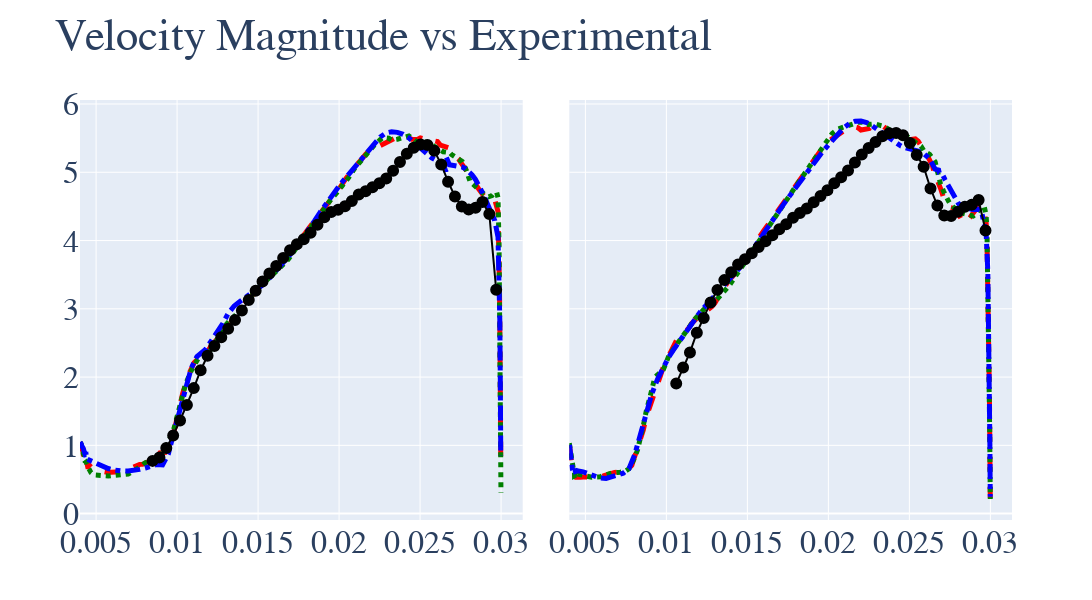

The notebook cell this image was saved under:
### Code cell
fig = make_subplots(
    rows=1,
    cols=2,
    shared_yaxes=True,
    # x_title="Radius (m)",
    # y_title="Velocity Magnitude (m/s)",
    # subplot_titles=(
    # "C5 Quadrant 1", "C1 Quadrant 2"),
    vertical_spacing=.07, horizontal_spacing=.05)

marker_size = 7
line_size = 5


fig.add_trace(go.Scatter(x=quad_ascii["C1_SBES"]['Q1']['radius_bin_mean'],
                         y=quad_ascii["C1_SBES"]['Q1']['velocity-magnitude_bin_mean'],
                         mode='lines',
                         name='SBES-ASCII',
                         marker=dict(
                             color='red',
                             size=marker_size,
                             line=dict(color='red'),
                             symbol='triangle-right'),
                         line=dict(dash='dash',
                                   width=line_size),
                         showlegend=False
                         ),
              row=1, col=1)

fig.add_trace(go.Scatter(x=quad_ascii["C1_IDDES"]['Q1']['radius_bin_mean'],
                         y=quad_ascii["C1_IDDES"]['Q1']['velocity-magnitude_bin_mean'],
                         mode='lines',
                         name='IDDES-ASCII',
                         marker=dict(
                             color='green',
                             size=marker_size,
                             line=dict(color='green'),
                             symbol='x'),
                         line=dict(dash='dot',
                                   width=line_size),
                         showlegend=False
                         ),
              row=1, col=1)

fig.add_trace(go.Scatter(x=quad_ascii["C1_KW"]['Q1']['radius_bin_mean'],
                         y=quad_ascii["C1_KW"]['Q1']['velocity-magnitude_bin_mean'],
                         mode='lines',
                         name='KW-SST-ASCII',
                         marker=dict(
                             color='blue',
                             size=marker_size,
                             line=dict(color='blue'),
                             symbol='circle'),
                         line=dict(dash='dashdot',
                                   width=line_size),
                         showlegend=False
                         ),
              row=1, col=1)

fig.add_trace(go.Scatter(x=C1_Experimental["Q1"]['radius'],
                         y=C1_Experimental["Q1"]['Velocity_Magnitude'],
                         mode='markers+lines',
                         name='Experimental-Mean',
                         showlegend=False,
                         marker=dict(
                             color='black',
                             size=marker_size,
                             line=dict(color='black',
                                       width=line_size),
                             symbol='circle')
                         ),
              row=1, col=1)

# fig.add_trace(go.Scatter(x=C5_Lab_1['radius'],
#                          y=C5_Lab_1['velocity'],
#                          mode='markers+lines',
#                          name='Experimental-Lab-1',
#                          marker=dict(
#                              color='purple',
#                              size=marker_size,
#                              line=dict(color='purple',
#                                        width=line_size),
#                              symbol='square')
#                          ),
#               row=1, col=1)
#
# fig.add_trace(go.Scatter(x=C5_Lab_2['radius'],
#                          y=C5_Lab_2['velocity'],
#                          mode='markers+lines',
#                          name='Experimental-Lab-2',
#                          marker=dict(
#                              color='red',
#                              size=marker_size,
#                              line=dict(color='red',
#                                        width=line_size),
#                              symbol='star-dot')
#                          ),
#               row=1, col=1)


fig.add_trace(go.Scatter(x=quad_ascii["C1_SBES"]['Q2']['radius_bin_mean'],
                         y=quad_ascii["C1_SBES"]['Q2']['velocity-magnitude_bin_mean'],
                         mode='lines',
                         name='SBES-ASCII',
                         marker=dict(
                             color='red',
                             size=marker_size,
                             line=dict(color='red'),
                             symbol='triangle-right'),
                         line=dict(dash='dash',
                                   width=line_size),
                         showlegend=False
                         ),
              row=1, col=2)

fig.add_trace(go.Scatter(x=quad_ascii["C1_IDDES"]['Q2']['radius_bin_mean'],
                         y=quad_ascii["C1_IDDES"]['Q2']['velocity-magnitude_bin_mean'],
                         mode='lines',
                         name='IDDES-ASCII',
                         marker=dict(
                             color='green',
                             size=marker_size,
                             line=dict(color='green'),
                             symbol='x'),
                         line=dict(dash='dot',
                                   width=line_size),
                         showlegend=False
                         ),
              row=1, col=2)

fig.add_trace(go.Scatter(x=quad_ascii["C1_KW"]['Q2']['radius_bin_mean'],
                         y=quad_ascii["C1_KW"]['Q2']['velocity-magnitude_bin_mean'],
                         mode='lines',
                         name='KW-SST-ASCII',
                         marker=dict(
                             color='blue',
                             size=marker_size,
                             line=dict(color='blue'),
                             symbol='circle'),
                         line=dict(dash='dashdot',
                                   width=line_size),
                         showlegend=False
                         ),
              row=1, col=2)

fig.add_trace(go.Scatter(x=C1_Experimental["Q2"]['radius'],
                         y=C1_Experimental["Q2"]['Velocity_Magnitude'],
                         mode='markers+lines',
                         name='Experimental',
                         marker=dict(
                             color='black',
                             size=marker_size,
                             line=dict(color='black',
                                       width=line_size),
                             symbol='circle'),
                         showlegend=False),

              row=1, col=2)

fig.update_layout(height=600, width=1605,
                  title_text="Velocity Magnitude vs Experimental",
                  font=dict(
                      family="Arial",
                      size=32),
                  )
fig.update_annotations(font_size=32)
fig.update_layout(legend={'itemsizing': 'constant'})
fig.show()

fig.write_image(r"C:\Users\Joseph Tarriela\Documents\GitHub\FDA_Blood_Pump\postpro\images\C1-quad-nolegend.png")

### Figure 1 — Plotly figure (JSON) as saved in the notebook; plotly's stock layout.template omitted (floating-point values rounded to 4 significant figures; data arrays with more than 128 entries replaced by an {"elided": "..."} marker saying what was removed)
{"data": [{"line": {"dash": "dash", "width": 5}, "marker": {"color": "red", "line": {"color": "red"}, "size": 7, "symbol": "triangle-right"}, "mode": "lines", "name": "SBES-ASCII", "showlegend": false, "type": "scatter", "x": {"elided": "147 float values"}, "xaxis": "x", "y": {"elided": "147 float values"}, "yaxis": "y"}, {"line": {"dash": "dot", "width": 5}, "marker": {"color": "green", "line": {"color": "green"}, "size": 7, "symbol": "x"}, "mode": "lines", "name": "IDDES-ASCII", "showlegend": false, "type": "scatter", "x": [0.004006, 0.004035, 0.004057, 0.004096, 0.004122, 0.004197, 0.004206, 0.004327, 0.00433, 0.004384, 0.004515, 0.004685, 0.004861, 0.005215, 0.005392, 0.005745, 0.005922, 0.006276, 0.006452, 0.006806, 0.006983, 0.007336, 0.007513, 0.007867, 0.008043, 0.008397, 0.00875, 0.008927, 0.009281, 0.009458, 0.009811, 0.009988, 0.01034, 0.01052, 0.01087, 0.01105, 0.0114, 0.01158, 0.01193, 0.01211, 0.01246, 0.01264, 0.01299, 0.01317, 0.01352, 0.0137, 0.01405, 0.01423, 0.01458, 0.01476, 0.01511, 0.01529, 0.01564, 0.01582, 0.01618, 0.01635, 0.01671, 0.01688, 0.01724, 0.01741, 0.01777, 0.01794, 0.0183, 0.01847, 0.01883, 0.019, 0.01936, 0.01953, 0.01989, 0.02006, 0.02042, 0.02059, 0.02095, 0.02112, 0.02148, 0.02166, 0.02201, 0.02219, 0.02254, 0.02272, 0.02307, 0.02325, 0.0236, 0.02378, 0.02413, 0.02431, 0.02466, 0.02484, 0.02519, 0.02537, 0.02572, 0.0259, 0.02625, 0.02643, 0.02673, 0.02681, 0.02695, 0.02707, 0.0273, 0.0275, 0.0276, 0.02781, 0.02791, 0.02811, 0.02821, 0.02842, 0.02852, 0.02872, 0.02882, 0.02893, 0.02913, 0.02923, 0.02944, 0.02954, 0.02973, 0.02981, 0.02988, 0.0299, 0.02994, 0.02996, 0.02998, 0.02999], "xaxis": "x", "y": [1.046, 1.04, 1.032, 1.005, 0.9824, 0.9508, 0.8816, 0.8214, 0.7444, 0.7538, 0.6754, 0.6001, 0.5667, 0.5563, 0.5483, 0.5512, 0.5564, 0.5629, 0.5597, 0.5618, 0.5789, 0.6286, 0.6506, 0.7116, 0.7475, 0.7851, 0.8069, 0.8147, 0.9563, 1.045, 1.251, 1.399, 1.729, 1.892, 2.093, 2.176, 2.314, 2.35, 2.371, 2.408, 2.553, 2.648, 2.759, 2.806, 2.878, 2.927, 3.046, 3.096, 3.201, 3.246, 3.333, 3.367, 3.436, 3.48, 3.561, 3.603, 3.686, 3.73, 3.85, 3.917, 4.036, 4.092, 4.207, 4.267, 4.387, 4.447, 4.561, 4.614, 4.708, 4.757, 4.863, 4.924, 5.052, 5.102, 5.207, 5.267, 5.36, 5.401, 5.477, 5.509, 5.498, 5.472, 5.484, 5.498, 5.533, 5.531, 5.473, 5.435, 5.436, 5.442, 5.401, 5.378, 5.331, 5.301, 5.291, 5.294, 5.259, 5.243, 5.199, 5.177, 5.156, 5.057, 4.975, 4.849, 4.836, 4.792, 4.755, 4.71, 4.694, 4.686, 4.656, 4.64, 4.657, 4.687, 4.708, 4.629, 3.943, 3.436, 2.283, 1.737, 0.8229, 0.3069], "yaxis": "y"}, {"line": {"dash": "dashdot", "width": 5}, "marker": {"color": "blue", "line": {"color": "blue"}, "size": 7, "symbol": "circle"}, "mode": "lines", "name": "KW-SST-ASCII", "showlegend": false, "type": "scatter", "x": [0.004006, 0.004035, 0.004075, 0.004122, 0.004197, 0.00433, 0.004384, 0.004418, 0.004685, 0.005038, 0.005392, 0.005745, 0.006099, 0.006276, 0.006629, 0.006983, 0.007336, 0.00769, 0.008043, 0.008397, 0.00875, 0.009104, 0.009458, 0.009811, 0.01016, 0.01052, 0.01087, 0.01123, 0.01176, 0.01211, 0.01246, 0.01282, 0.01317, 0.01352, 0.01388, 0.01423, 0.01458, 0.01494, 0.01529, 0.01564, 0.016, 0.01635, 0.01671, 0.01706, 0.01741, 0.01777, 0.01812, 0.01847, 0.01883, 0.01918, 0.01953, 0.01989, 0.02024, 0.02059, 0.02095, 0.0213, 0.02166, 0.02201, 0.02254, 0.02289, 0.02325, 0.0236, 0.02395, 0.02431, 0.02466, 0.02501, 0.02537, 0.02572, 0.02607, 0.02643, 0.02659, 0.0266, 0.02681, 0.02695, 0.02721, 0.0274, 0.0276, 0.02781, 0.02801, 0.02821, 0.02842, 0.02862, 0.02882, 0.02903, 0.02923, 0.02944, 0.02961, 0.02981, 0.02988, 0.02992, 0.02996, 0.02998], "xaxis": "x", "y": [1.046, 1.041, 1.024, 0.9876, 0.9615, 0.8619, 0.8649, 0.8006, 0.7713, 0.7282, 0.691, 0.6603, 0.6389, 0.6318, 0.6235, 0.623, 0.6314, 0.6481, 0.6684, 0.6869, 0.7208, 0.7129, 0.8726, 1.198, 1.508, 1.854, 2.131, 2.301, 2.407, 2.529, 2.652, 2.785, 2.938, 3.041, 3.107, 3.163, 3.218, 3.278, 3.35, 3.434, 3.525, 3.618, 3.716, 3.818, 3.925, 4.036, 4.156, 4.284, 4.413, 4.537, 4.652, 4.761, 4.87, 4.973, 5.075, 5.172, 5.27, 5.37, 5.516, 5.575, 5.593, 5.584, 5.556, 5.503, 5.431, 5.35, 5.27, 5.211, 5.166, 5.132, 5.008, 5.233, 5.11, 5.106, 5.1, 5.094, 5.077, 5.05, 5.012, 4.961, 4.895, 4.812, 4.713, 4.607, 4.508, 4.418, 4.293, 4.052, 3.604, 2.808, 1.782, 0.849], "yaxis": "y"}, {"marker": {"color": "black", "line": {"color": "black", "width": 5}, "size": 7, "symbol": "circle"}, "mode": "markers+lines", "name": "Experimental-Mean", "showlegend": false, "type": "scatter", "x": [0.008485, 0.00891, 0.009334, 0.009758, 0.01018, 0.01061, 0.01103, 0.01146, 0.01188, 0.0123, 0.01273, 0.01315, 0.01358, 0.014, 0.01442, 0.01485, 0.01527, 0.0157, 0.01612, 0.01655, 0.01697, 0.01739, 0.01782, 0.01824, 0.01867, 0.01909, 0.01952, 0.01994, 0.02036, 0.02079, 0.02121, 0.02164, 0.02206, 0.02249, 0.02291, 0.02333, 0.02376, 0.02418, 0.02461, 0.02503, 0.02546, 0.02588, 0.0263, 0.02673, 0.02715, 0.02758, 0.028, 0.02843, 0.02885, 0.02927, 0.0297], "xaxis": "x", "y": [0.7726, 0.8215, 0.9621, 1.146, 1.364, 1.591, 1.838, 2.1, 2.312, 2.454, 2.583, 2.708, 2.836, 2.976, 3.128, 3.263, 3.398, 3.517, 3.627, 3.746, 3.857, 3.947, 4.018, 4.113, 4.231, 4.34, 4.417, 4.45, 4.503, 4.58, 4.673, 4.721, 4.781, 4.839, 4.91, 5.021, 5.149, 5.27, 5.358, 5.406, 5.4, 5.315, 5.115, 4.861, 4.645, 4.497, 4.454, 4.481, 4.565, 4.388, 3.278], "yaxis": "y"}, {"line": {"dash": "dash", "width": 5}, "marker": {"color": "red", "line": {"color": "red"}, "size": 7, "symbol": "triangle-right"}, "mode": "lines", "name": "SBES-ASCII", "showlegend": false, "type": "scatter", "x": {"elided": "149 float values"}, "xaxis": "x2", "y": {"elided": "149 float values"}, "yaxis": "y2"}, {"line": {"dash": "dot", "width": 5}, "marker": {"color": "green", "line": {"color": "green"}, "size": 7, "symbol": "x"}, "mode": "lines", "name": "IDDES-ASCII", "showlegend": false, "type": "scatter", "x": [0.004006, 0.004019, 0.004057, 0.004075, 0.004122, 0.004154, 0.004197, 0.004275, 0.004327, 0.00433, 0.004418, 0.004508, 0.004515, 0.004861, 0.005038, 0.005392, 0.005568, 0.005922, 0.006099, 0.006452, 0.006629, 0.006983, 0.007159, 0.007513, 0.00769, 0.008043, 0.00822, 0.008574, 0.00875, 0.009104, 0.009281, 0.009634, 0.009811, 0.01016, 0.01034, 0.01069, 0.01087, 0.01123, 0.0114, 0.01176, 0.01193, 0.01229, 0.01246, 0.01282, 0.01299, 0.01335, 0.01352, 0.01388, 0.01405, 0.01441, 0.01458, 0.01494, 0.01511, 0.01547, 0.01582, 0.016, 0.01635, 0.01653, 0.01688, 0.01706, 0.01741, 0.01759, 0.01794, 0.01812, 0.01847, 0.01865, 0.019, 0.01918, 0.01953, 0.01971, 0.02006, 0.02024, 0.02059, 0.02077, 0.02112, 0.0213, 0.02166, 0.02183, 0.02219, 0.02236, 0.02272, 0.02289, 0.02325, 0.02342, 0.02378, 0.02395, 0.02431, 0.02448, 0.02484, 0.02519, 0.02537, 0.02572, 0.0259, 0.02625, 0.02659, 0.02673, 0.02684, 0.02693, 0.02711, 0.02721, 0.02741, 0.02751, 0.02772, 0.02782, 0.02802, 0.02812, 0.02833, 0.02843, 0.02863, 0.02874, 0.02894, 0.02904, 0.02924, 0.02935, 0.02955, 0.02963, 0.02974, 0.02979, 0.02988, 0.0299, 0.02994, 0.02996, 0.02998, 0.02999], "xaxis": "x2", "y": [1.031, 1.005, 0.9239, 0.8852, 0.7882, 0.7335, 0.6735, 0.6243, 0.5996, 0.5538, 0.5646, 0.5374, 0.5806, 0.5716, 0.5517, 0.5321, 0.529, 0.5388, 0.5571, 0.5903, 0.5951, 0.6038, 0.6058, 0.6289, 0.6556, 0.818, 0.9355, 1.289, 1.496, 1.817, 1.996, 2.068, 2.109, 2.32, 2.376, 2.476, 2.539, 2.663, 2.729, 2.85, 2.902, 2.986, 3.022, 3.067, 3.105, 3.196, 3.24, 3.34, 3.402, 3.529, 3.595, 3.714, 3.766, 3.896, 4.036, 4.098, 4.226, 4.293, 4.428, 4.493, 4.611, 4.666, 4.779, 4.839, 4.961, 5.022, 5.146, 5.215, 5.357, 5.418, 5.526, 5.57, 5.634, 5.653, 5.675, 5.69, 5.722, 5.732, 5.731, 5.698, 5.705, 5.706, 5.683, 5.672, 5.622, 5.588, 5.571, 5.557, 5.531, 5.469, 5.438, 5.382, 5.314, 5.262, 5.154, 4.993, 4.875, 4.824, 4.724, 4.666, 4.579, 4.54, 4.478, 4.448, 4.415, 4.408, 4.395, 4.392, 4.385, 4.374, 4.36, 4.378, 4.428, 4.45, 4.51, 4.488, 4.372, 4.128, 3.101, 2.595, 1.632, 1.224, 0.5742, 0.2142], "yaxis": "y2"}, {"line": {"dash": "dashdot", "width": 5}, "marker": {"color": "blue", "line": {"color": "blue"}, "size": 7, "symbol": "circle"}, "mode": "lines", "name": "KW-SST-ASCII", "showlegend": false, "type": "scatter", "x": [0.004019, 0.004057, 0.004096, 0.004154, 0.004197, 0.004275, 0.004327, 0.00433, 0.004384, 0.004515, 0.004861, 0.005215, 0.005568, 0.005922, 0.006276, 0.006629, 0.006983, 0.007336, 0.00769, 0.008043, 0.008397, 0.00875, 0.009104, 0.009458, 0.009811, 0.01016, 0.01052, 0.01087, 0.01123, 0.01158, 0.01211, 0.01246, 0.01282, 0.01317, 0.01352, 0.01388, 0.01423, 0.01458, 0.01494, 0.01529, 0.01564, 0.016, 0.01635, 0.01671, 0.01706, 0.01741, 0.01777, 0.01812, 0.01847, 0.01883, 0.01918, 0.01953, 0.01989, 0.02024, 0.02059, 0.02095, 0.0213, 0.02166, 0.02201, 0.02236, 0.02272, 0.02307, 0.02342, 0.02378, 0.02413, 0.02448, 0.02484, 0.02519, 0.02554, 0.0259, 0.02625, 0.02659, 0.02681, 0.02684, 0.02704, 0.02721, 0.02741, 0.02762, 0.02782, 0.02802, 0.02823, 0.02843, 0.02863, 0.02884, 0.02904, 0.02924, 0.02945, 0.02963, 0.02974, 0.02984, 0.0299, 0.02994, 0.02997, 0.02999], "xaxis": "x2", "y": [1.006, 0.9219, 0.8322, 0.7318, 0.6505, 0.6284, 0.6427, 0.671, 0.6174, 0.6278, 0.6123, 0.5758, 0.544, 0.5209, 0.5145, 0.5307, 0.5655, 0.5919, 0.657, 0.863, 1.18, 1.496, 1.757, 1.972, 2.155, 2.301, 2.427, 2.549, 2.672, 2.801, 2.961, 3.055, 3.146, 3.237, 3.326, 3.418, 3.514, 3.617, 3.729, 3.847, 3.969, 4.094, 4.221, 4.347, 4.47, 4.59, 4.708, 4.825, 4.941, 5.055, 5.164, 5.269, 5.369, 5.468, 5.564, 5.651, 5.712, 5.747, 5.751, 5.728, 5.678, 5.617, 5.565, 5.511, 5.44, 5.383, 5.353, 5.337, 5.31, 5.271, 5.196, 5.045, 5.032, 4.992, 4.967, 4.889, 4.798, 4.706, 4.617, 4.544, 4.5, 4.482, 4.471, 4.458, 4.452, 4.459, 4.431, 4.245, 4.104, 3.536, 2.787, 1.885, 1.02, 0.2474], "yaxis": "y2"}, {"marker": {"color": "black", "line": {"color": "black", "width": 5}, "size": 7, "symbol": "circle"}, "mode": "markers+lines", "name": "Experimental", "showlegend": false, "type": "scatter", "x": [0.01061, 0.01103, 0.01146, 0.01188, 0.0123, 0.01273, 0.01315, 0.01358, 0.014, 0.01442, 0.01485, 0.01527, 0.0157, 0.01612, 0.01655, 0.01697, 0.01739, 0.01782, 0.01824, 0.01867, 0.01909, 0.01952, 0.01994, 0.02036, 0.02079, 0.02121, 0.02164, 0.02206, 0.02249, 0.02291, 0.02333, 0.02376, 0.02418, 0.02461, 0.02503, 0.02546, 0.02588, 0.0263, 0.02673, 0.02715, 0.02758, 0.028, 0.02843, 0.02885, 0.02927, 0.0297], "xaxis": "x2", "y": [1.905, 2.141, 2.361, 2.65, 2.865, 3.093, 3.277, 3.42, 3.537, 3.649, 3.727, 3.813, 3.906, 3.989, 4.078, 4.165, 4.239, 4.333, 4.402, 4.469, 4.56, 4.653, 4.735, 4.837, 4.926, 5.027, 5.143, 5.261, 5.356, 5.443, 5.526, 5.572, 5.576, 5.543, 5.428, 5.251, 5.081, 4.762, 4.513, 4.366, 4.358, 4.421, 4.496, 4.525, 4.592, 4.148], "yaxis": "y2"}], "layout": {"font": {"family": "Arial", "size": 32}, "height": 600, "legend": {"itemsizing": "constant"}, "title": {"text": "Velocity Magnitude vs Experimental"}, "width": 1605, "xaxis": {"anchor": "y", "domain": [0.0, 0.475]}, "xaxis2": {"anchor": "y2", "domain": [0.525, 1.0]}, "yaxis": {"anchor": "x", "domain": [0.0, 1.0]}, "yaxis2": {"anchor": "x2", "domain": [0.0, 1.0], "matches": "y", "showticklabels": false}}}
